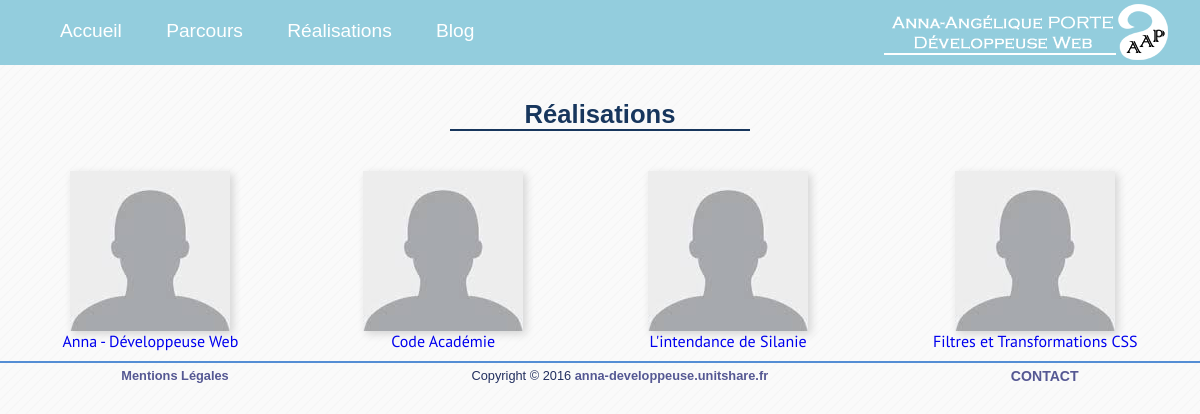
Page /2-Aout/Semaine2/3-CvGraphique/realisations.php on the committed database.
### tables this page shows
CREATE TABLE `Admistration` (
  `id` int(11) NOT NULL,
  `nom_du_site` varchar(255) NOT NULL,
  `lien_du_site` text NOT NULL,
  `url_logo` text NOT NULL,
  `url_screen` text NOT NULL,
  `description` text NOT NULL
);

### 2-Aout/Semaine2/3-CvGraphique/realisations.php (the view, shortened to what this page needs)
<?php include("singleton.php"); ?>
        <div id="titre_page">
            <h1>R&eacute;alisations</h1>
        </div>
        <section id="realisation">
            <aside id="miniature_realisation">
                <?php
                    $reponse = $bdd->query('SELECT * FROM Admistration ORDER BY id DESC');
                    while ($donnees = $reponse->fetch()) {
                ?>
                <div class="miniature">
                    <?php echo '<img src="img/logo/' . $donnees['url_logo'] . '" alt="" />'; ?>
                    <?php echo '<a href="#oModal' . $donnees['id'] . '">' . $donnees['nom_du_site'] . '</a>'; ?>
                 </div>
                <?php
            }
                ?>
            </aside>
        </section>

### 2-Aout/Semaine2/3-CvGraphique/style.css (style rules this page uses)
* { box-sizing: border-box; margin:0; padding: 0; list-style: none; text-decoration: none; }
body { background-image: url(img/bg.png); font-family: 'PT Sans', sans-serif; }
#header_site { min-width: 1100px; background-color: #93cddd; width: 100%; height: 65px; position: fixed; }
#header_position { position: relative; }
nav { position: absolute; left: 20px; margin-top: 20px; }
nav a { color: #ffffff; font-size: 1.2em; margin-left: 40px; font-family: Arial, sans-serif; }
header img { position: absolute; right: 20px; }
#titre_page { width: 300px; margin: auto; padding-top: 100px; border-bottom: 2px solid #17365d; color: #17365d; font-size: 0.8em; font-family: Arial, sans-serif; text-align: center; margin-bottom: 40px; }
.miniature img { box-shadow: 3px 3px 8px #D4D4D4; }
.miniature img, .miniature a { display: block; margin: auto; text-align: center; }
.miniature a { margin-bottom: 10px; }
#miniature_realisation { display: flex; justify-content: space-around; }
#footer_du_site { border-top: 2px solid #548dd4; height: 25px; width: 100%; display: flex; justify-content: space-around; }
#footer_du_site p { font-family: Arial, sans-serif; font-size: 0.8em; margin-top: 5px; color: #222F5F; }
#footer_du_site a { color: #555893; font-weight: bold; }
#contact { text-transform: uppercase; font-weight: bold; font-size: 1.1em; }

### rows in the picture
admistration: url_logo (placeholder picture), nom_du_site "Anna - Développeuse Web"
admistration: url_logo (placeholder picture), nom_du_site "Code Académie"
admistration: url_logo (placeholder picture), nom_du_site "L'intendance de Silanie"
admistration: url_logo (placeholder picture), nom_du_site "Filtres et Transformations CSS"
